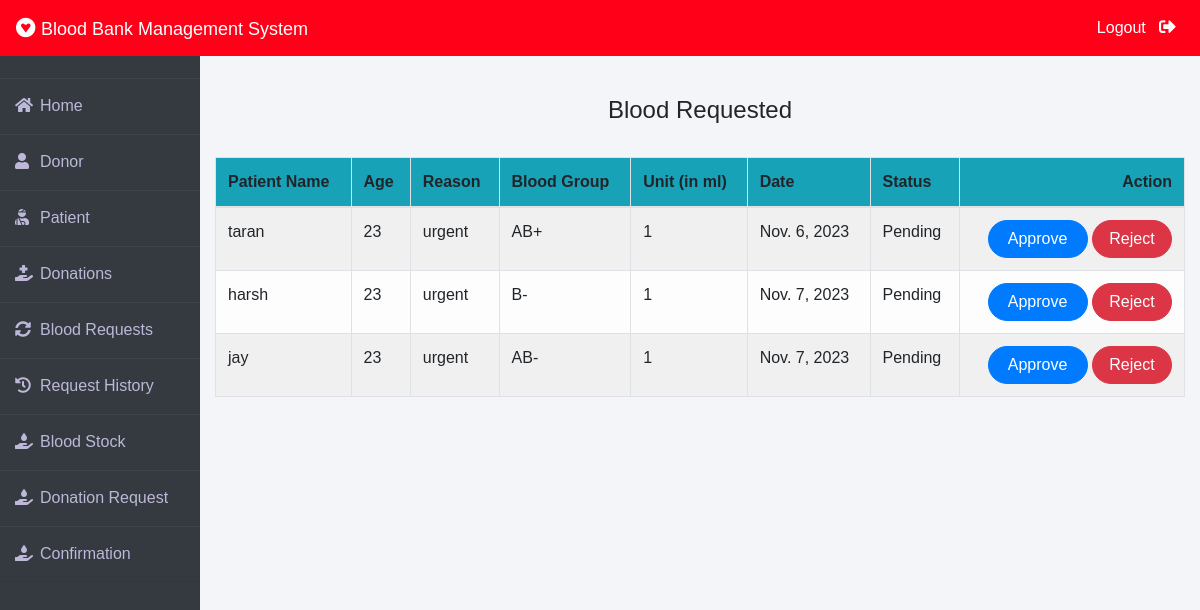
Page /admin-request (signed in) on the committed database.
### blood/models.py (models this page shows, shortened)
class BloodRequest(models.Model):
    request_by_patient = models.ForeignKey(Patient, null=True, on_delete=models.CASCADE)
    request_by_donor = models.ForeignKey(Donor, null=True, on_delete=models.CASCADE)
    patient_name = models.CharField(max_length=30)
    patient_age = models.PositiveIntegerField()
    reason = models.CharField(max_length=500)
    bloodgroup = models.CharField(max_length=5, choices=[(blood.value, blood.name) for blood in BloodGroup])
    unit = models.PositiveIntegerField(default=0)
    status = models.CharField(max_length=20, default="Pending")
    date = models.DateField(auto_now=True)

### blood/views.py (the view)
# urls.py: path('admin-request', views.admin_request_view,name='admin-request'),
@login_required(login_url='adminlogin')
def admin_request_view(request):
    requests= BloodRequest.objects.all().filter(status = 'Pending')
    return render(request,'blood/admin_request.html',{'requests':requests})

### blood/templates/blood/admin_request.html (shortened to what this page needs)
{% extends 'blood/adminbase.html' %}
{% block content %}
{% load widget_tweaks %}
{%load static%}
<br><br>
<div class="container">
    {% if requests %}
    <H4 class="text-center">Blood Requested</H4><br>
    <table class="table table-light table-hover table-bordered table-striped">
        <thead class="bg-info">
            <tr>
                <th scope="col">Patient Name</th>
                <th scope="col">Age</th>
                <th scope="col">Reason</th>
                <th scope="col">Blood Group</th>
                <th scope="col">Unit (in ml)</th>
                <th scope="col">Date</th>
                <th scope="col">Status</th>
                <th class="text-right">Action</th>
            </tr>
        </thead>
        <tbody>
            {% for t in requests %}
            <tr>
                <td> {{t.patient_name}}</td>
                <td>{{t.patient_age}}</td>
                <td>{{t.reason}}</td>
                <td>{{t.bloodgroup}}</td>
                <td>{{t.unit}}</td>
                <td>{{t.date}}</td>
                <td>{{t.status}}</td>
                <td class="text-right">
                    <button class="btn btn-primary badge-pill" style="width: 100px;"><a  style="text-decoration: none;color: white;" href="{% url 'update-approve-status' t.id  %}">Approve</a> </button>
                    <button class="btn btn-danger badge-pill" style="width: 80px;"><a  style="text-decoration: none;color: white;" href="{% url 'update-reject-status' t.id  %}">Reject</a> </button>
                </td>
            </tr>
            {% endfor %}
        </tbody>
    </table>
{% else %}
<h5>No Blood Request By Patient / Donor !</h5>
{% endif %}
</div>
{% endblock content %}

### blood/templates/blood/adminbase.html (style rules this page uses)
* { margin: 0; padding: 0; box-sizing: border-box; list-style: none; text-decoration: none; font-family: 'Josefin Sans', sans-serif; }
body { background-color: #f3f5f9; }

### rows in the picture
BloodRequest: patient_name "taran", patient_age "23", reason "urgent", bloodgroup "AB+", unit "1", date "Nov. 6, 2023", status "Pending"
BloodRequest: patient_name "harsh", patient_age "23", reason "urgent", bloodgroup "B-", unit "1", date "Nov. 7, 2023", status "Pending"
BloodRequest: patient_name "jay", patient_age "23", reason "urgent", bloodgroup "AB-", unit "1", date "Nov. 7, 2023", status "Pending"
